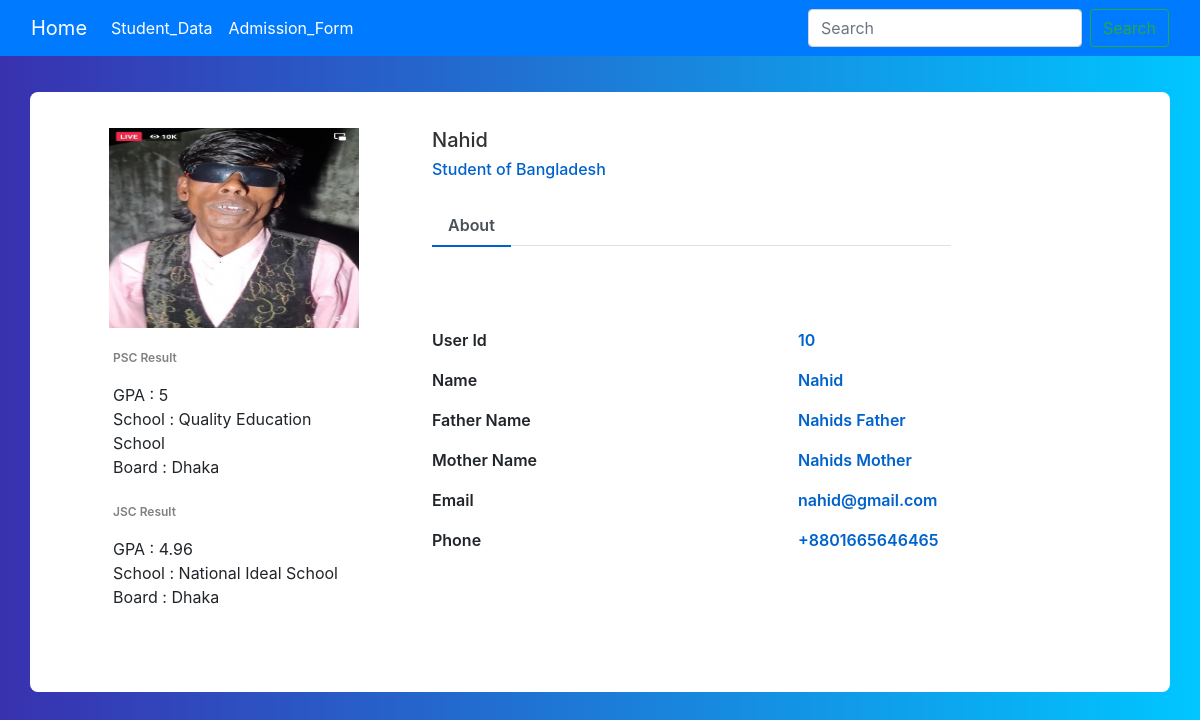
Screenshot of /student_detail/10/ with the database file from the repository.
### CRUD_Learn_App/models.py (models this page shows, shortened)
class Student_Admission(models.Model):
    name = models.CharField(max_length=50)
    father_name = models.CharField(max_length=50)
    mother_name = models.CharField(max_length=50)
    number = PhoneNumberField(null=False, blank=True)
    email = models.EmailField(max_length=50, null=True, blank=True)
    student_image = models.ImageField(upload_to="student_admission", blank=True, null=True)
    created_at = models.DateTimeField(auto_now_add=True)
    updated_at = models.DateTimeField(auto_now=True)
    def image_url(self):
        if self.student_image:
            return self.student_image.url
        else:
            return ""

### CRUD_Learn_App/views.py (the view)
# urls.py: path('student_detail/<int:id>/', student_detail, name='student_detail'),
def student_detail(request, id):
    data = Student_Admission.objects.get(id=id)
    context = {
        'data':data,
    }
    return render(request, 'student_detail.html', context)

### templates/student_detail.html (shortened to what this page needs)
{% include 'main.html' %}
{% load static %}
{% block main %}
<link href="//maxcdn.bootstrapcdn.com/bootstrap/4.1.1/css/bootstrap.min.css" rel="stylesheet" id="bootstrap-css">
<div class="container emp-profile">
            <form method="post">
                <div class="row">
                    <div class="col-md-4">
                        <div class="profile-img">
				<img src="{{data.image_url}}" alt=""/>
			</div>
                    </div>
                    <div class="col-md-6">
                        <div class="profile-head">
                                    <h5>
					    {{data.name}}
                                    </h5>
                                    <h6>
                                       	    Student of Bangladesh
                                    </h6>
                            <ul class="nav nav-tabs" id="myTab" role="tablist">
                                <li class="nav-item">
                                    <a class="nav-link active" id="home-tab" data-toggle="tab" href="#home" role="tab" aria-controls="home" aria-selected="true">About</a>
                                </li>
                                <li class="nav-item">
                                    <a class="nav-link" id="profile-tab" data-toggle="tab" href="#profile" role="tab" aria-controls="profile" aria-selected="false"></a>
                                </li>
                            </ul>
                        </div>
                    </div>
                    <div class="col-md-2">
                    </div>
                </div>
                <div class="row">
                    <div class="col-md-4">
                        <div class="profile-work">
                            <p>PSC Result</p>
			    GPA : 5 <br/>
                            School : Quality Education School <br/>
                            Board : Dhaka
                            <p>JSC Result</p>
                            GPA : 4.96 <br/>
                            School : National Ideal School<br/>
                            Board : Dhaka <br/>
                        </div>
                    </div>
                    <div class="col-md-8">
                        <div class="tab-content profile-tab" id="myTabContent">
                            <div class="tab-pane fade show active" id="home" role="tabpanel" aria-labelledby="home-tab">
                                        <div class="row">
                                            <div class="col-md-6">
                                                <label>User Id</label>
                                            </div>
                                            <div class="col-md-6">
						    <p>{{data.id}}</p>
                                            </div>
                                        </div>
                                        <div class="row">
                                            <div class="col-md-6">
                                                <label>Name</label>
                                            </div>
                                            <div class="col-md-6">
						    <p>{{data.name}}</p>
                                            </div>
                                        </div>
					<div class="row">
						<div class="col-md-6">
							<label>Father Name</label>
						</div>
						<div class="col-md-6">
							<p>{{data.father_name}}</p>
						</div>
					</div>
					<div class="row">
						<div class="col-md-6">
							<label>Mother Name</label>
						</div>
						<div class="col-md-6">
							<p>{{data.mother_name}}</p>
						</div>
					</div>
                                        <div class="row">
                                            <div class="col-md-6">
                                                <label>Email</label>
                                            </div>
                                            <div class="col-md-6">
						    <p>{{data.email}}</p>
                                            </div>
                                        </div>
                                        <div class="row">
                                            <div class="col-md-6">
                                                <label>Phone</label>
                                            </div>
                                            <div class="col-md-6">
						    <p>{{data.number}}</p>
                                            </div>
                                        </div>
                            </div>
                        </div>
                    </div>
                </div>
            </form>
        </div>
{% endblock %}

### templates/student_detail.html (style rules this page uses)
body { background: -webkit-linear-gradient(left, #3931af, #00c6ff); }
.emp-profile { padding: 3%; margin-top: 3%; margin-bottom: 3%; border-radius: 0.5rem; background: #fff; }
.profile-img { text-align: center; }
.profile-img img { width: 250px; height: 200px; }
.profile-head h5 { color: #333; }
.profile-head h6 { color: #0062cc; }
.profile-head .nav-tabs { margin-bottom:5%; }
.profile-head .nav-tabs .nav-link { font-weight:600; border: none; }
.profile-head .nav-tabs .nav-link.active { border: none; border-bottom:2px solid #0062cc; }
.profile-work { padding: 14%; margin-top: -15%; }
.profile-work p { font-size: 12px; color: #818182; font-weight: 600; margin-top: 10%; }
.profile-tab label { font-weight: 600; }
.profile-tab p { font-weight: 600; color: #0062cc; }

### rows the page displays
Student_Admission: image_url (picture), name "Nahid", id "10", father_name "Nahids Father", mother_name "Nahids Mother", email "nahid@gmail.com", number "+8801665646465"
